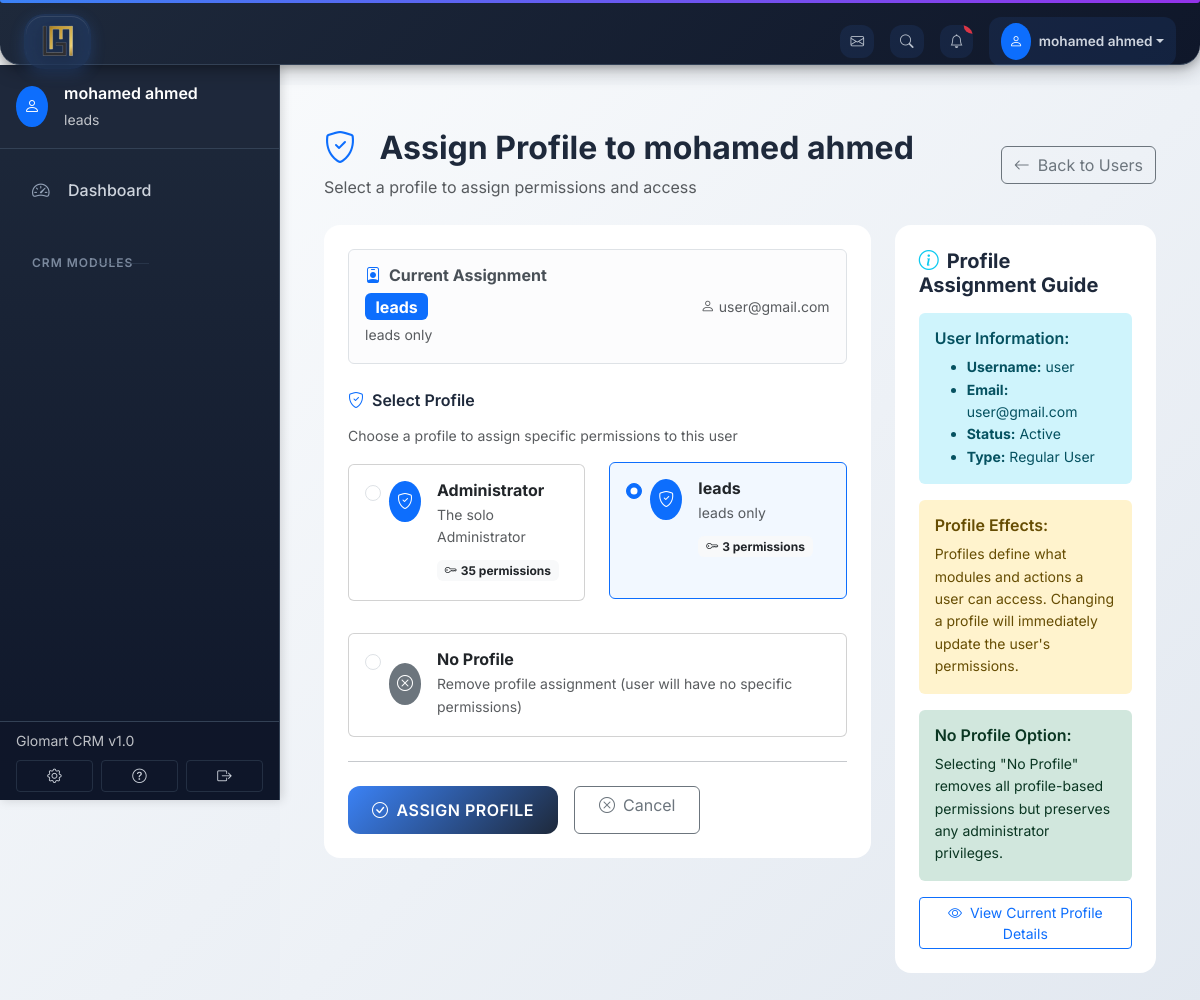
The page /users/2/assign-profile/ (signed in) on the database its author committed.
### authentication/models.py (models this page shows, shortened)
class UserProfile(models.Model):
    user = models.OneToOneField(User, on_delete=models.CASCADE, related_name='user_profile')
    profile = models.ForeignKey(Profile, on_delete=models.SET_NULL, null=True, blank=True, related_name='users')
    employee_id = models.CharField(max_length=50, unique=True, null=True, blank=True)
    department = models.CharField(max_length=100, blank=True)
    position = models.CharField(max_length=100, blank=True)
    phone = models.CharField(max_length=20, blank=True)
    address = models.TextField(blank=True)
    date_joined = models.DateTimeField(auto_now_add=True)
    is_active = models.BooleanField(default=True)
    last_login_ip = models.GenericIPAddressField(null=True, blank=True)
    created_by = models.ForeignKey(User, on_delete=models.SET_NULL, null=True, blank=True, related_name='created_users')
    updated_at = models.DateTimeField(auto_now=True)

class Profile(models.Model):
    name = models.CharField(max_length=100, unique=True)
    description = models.TextField(blank=True)
    rules = models.ManyToManyField(Rule, blank=True, related_name='profiles')
    permissions = models.ManyToManyField(Permission, blank=True, related_name='profiles')
    is_active = models.BooleanField(default=True)
    created_at = models.DateTimeField(auto_now_add=True)
    updated_at = models.DateTimeField(auto_now=True)

### authentication/views.py (the view, shortened to what this page needs)
# urls.py: path('users/<int:user_id>/assign-profile/', views.assign_user_profile_view, name='assign_profile'),
@login_required
def assign_user_profile_view(request, user_id):
    if not request.user.is_superuser:
        messages.error(request, 'Access denied. Administrator privileges required.')
        return redirect('authentication:dashboard')
    user = get_object_or_404(User, id=user_id)
    profiles = Profile.objects.filter(is_active=True)
    try:
        current_profile = user.user_profile.profile
    except UserProfile.DoesNotExist:
        current_profile = None
    return render(request, 'authentication/assign_profile.html', {
        'user': user,
        'profiles': profiles,
        'current_profile': current_profile
    })

### authentication/templates/authentication/assign_profile.html (shortened to what this page needs)
{% extends 'app_layout.html' %}
{% load static %}
{% block content %}
    <div class="row mb-4">
        <div class="col-12">
            <div class="d-flex justify-content-between align-items-center">
                <div>
                    <h2 class="fw-bold mb-2">
                        <i class="bi bi-shield-check text-primary me-3"></i>
                        Assign Profile to {{ user.get_full_name|default:user.username }}
                    </h2>
                    <p class="text-muted mb-0">Select a profile to assign permissions and access</p>
                </div>
                <a href="{% url 'authentication:users' %}" class="btn btn-outline-secondary">
                    <i class="bi bi-arrow-left me-2"></i>Back to Users
                </a>
            </div>
        </div>
    </div>
    <div class="row">
        <div class="col-lg-8">
            <div class="card-modern p-4">
                <div class="alert alert-light border mb-4">
                    <div class="row align-items-center">
                        <div class="col-md-8">
                            <h6 class="fw-bold mb-2">
                                <i class="bi bi-person-badge me-2 text-primary"></i>Current Assignment
                            </h6>
                            {% if current_profile %}
                                <span class="badge bg-primary fs-6">{{ current_profile.name }}</span>
                                <small class="text-muted d-block mt-1">{{ current_profile.description|default:"No description" }}</small>
                            {% else %}
                                <span class="badge bg-warning text-dark fs-6">No Profile Assigned</span>
                                <small class="text-muted d-block mt-1">User has no specific permissions</small>
                            {% endif %}
                        </div>
                        <div class="col-md-4 text-md-end">
                            <small class="text-muted">
                                <i class="bi bi-person me-1"></i>{{ user.email }}
                            </small>
                        </div>
                    </div>
                </div>
                <form method="post" novalidate>
                    <div class="row g-3">
                        <div class="col-12">
                            <label class="form-label fw-semibold">
                                <i class="bi bi-shield-check me-2 text-primary"></i>Select Profile
                            </label>
                            <div class="form-text mb-3">Choose a profile to assign specific permissions to this user</div>
                            <div class="row">
                                {% for profile in profiles %}
                                <div class="col-md-6 mb-3">
                                    <div class="card h-100 profile-option {% if current_profile and current_profile.id == profile.id %}border-primary{% endif %}">
                                        <div class="card-body p-3">
                                            <div class="form-check">
                                                <input class="form-check-input"
                                                       type="radio"
                                                       name="profile"
                                                       id="profile_{{ profile.id }}"
                                                       value="{{ profile.id }}"
                                                       {% if current_profile and current_profile.id == profile.id %}checked{% endif %}>
                                                <label class="form-check-label w-100" for="profile_{{ profile.id }}">
                                                    <div class="d-flex align-items-start">
                                                        <div class="bg-primary rounded-circle p-2 me-3">
                                                            <i class="bi bi-shield-check text-white"></i>
                                                        </div>
                                                        <div class="flex-grow-1">
                                                            <h6 class="fw-bold mb-1">{{ profile.name }}</h6>
                                                            <p class="text-muted small mb-2">{{ profile.description|default:"No description"|truncatewords:10 }}</p>
                                                            <small class="badge bg-light text-dark">
                                                                <i class="bi bi-key me-1"></i>{{ profile.permissions.count }} permission{{ profile.permissions.count|pluralize }}
                                                            </small>
                                                        </div>
                                                    </div>
                                                </label>
                                            </div>
                                        </div>
                                    </div>
                                </div>
                                {% endfor %}
                            </div>
                        </div>
                        {% if profiles %}
                        <div class="col-12">
                            <div class="card profile-option">
                                <div class="card-body p-3">
                                    <div class="form-check">
                                        <input class="form-check-input"
                                               type="radio"
                                               name="profile"
                                               id="no_profile"
                                               value=""
                                               {% if not current_profile %}checked{% endif %}>
                                        <label class="form-check-label w-100" for="no_profile">
                                            <div class="d-flex align-items-center">
                                                <div class="bg-secondary rounded-circle p-2 me-3">
                                                    <i class="bi bi-x-circle text-white"></i>
                                                </div>
                                                <div>
                                                    <h6 class="fw-bold mb-1">No Profile</h6>
                                                    <p class="text-muted small mb-0">Remove profile assignment (user will have no specific permissions)</p>
                                                </div>
                                            </div>
                                        </label>
                                    </div>
                                </div>
                            </div>
                        </div>
                        {% endif %}
                    </div>
                    <hr class="my-4">
                    <div class="d-flex gap-3">
                        <button type="submit" class="btn btn-gradient px-4">
                            <i class="bi bi-check-circle me-2"></i>Assign Profile
                        </button>
                        <a href="{% url 'authentication:users' %}" class="btn btn-outline-secondary px-4">
                            <i class="bi bi-x-circle me-2"></i>Cancel
                        </a>
                    </div>
                </form>
            </div>
        </div>
        <div class="col-lg-4">
            <div class="card-modern p-4">
                <h5 class="fw-bold mb-3">
                    <i class="bi bi-info-circle text-info me-2"></i>Profile Assignment Guide
                </h5>
                <div class="alert alert-info border-0">
                    <h6 class="fw-semibold">User Information:</h6>
                    <ul class="mb-0 small">
                        <li><strong>Username:</strong> {{ user.username }}</li>
                        <li><strong>Email:</strong> {{ user.email|default:"Not provided" }}</li>
                        <li><strong>Status:</strong> {% if user.is_active %}Active{% else %}Inactive{% endif %}</li>
                        <li><strong>Type:</strong> {% if user.is_superuser %}Administrator{% else %}Regular User{% endif %}</li>
                    </ul>
                </div>
                <div class="alert alert-warning border-0">
                    <h6 class="fw-semibold">Profile Effects:</h6>
                    <p class="mb-0 small">
                        Profiles define what modules and actions a user can access. Changing a profile will immediately update the user's permissions.
                    </p>
                </div>
                <div class="alert alert-success border-0">
                    <h6 class="fw-semibold">No Profile Option:</h6>
                    <p class="mb-0 small">
                        Selecting "No Profile" removes all profile-based permissions but preserves any administrator privileges.
                    </p>
                </div>
                {% if current_profile %}
                <div class="mt-3">
                    <a href="{% url 'authentication:profile_detail' current_profile.id %}" class="btn btn-outline-primary btn-sm w-100">
                        <i class="bi bi-eye me-2"></i>View Current Profile Details
                    </a>
                </div>
                {% endif %}
            </div>
        </div>
    </div>
{% endblock %}

### authentication/templates/authentication/partials/navbar.html (shortened to what this page needs)
{% load static %}
<nav class="navbar navbar-dark bg-dark fixed-top">
    <div class="container-fluid px-4">
        <a class="navbar-brand d-flex align-items-center" href="{% url 'authentication:dashboard' %}">
            <div class="logo-container">
                <img src="{% static 'images/logo.png' %}" alt="CRM Logo" class="logo">
            </div>
        </a>
        <div class="d-flex align-items-center gap-3">
            <a href="https://mail.glomartrealestates.com/" target="_blank" class="btn btn-outline-secondary border-0" title="Open Email">
                <i class="bi bi-envelope"></i>
            </a>
            <button class="btn btn-outline-secondary border-0" type="button" title="Search">
                <i class="bi bi-search"></i>
            </button>
            <div class="dropdown">
                <button class="btn btn-outline-secondary border-0 position-relative" type="button" data-bs-toggle="dropdown">
                    <i class="bi bi-bell"></i>
                    <span class="position-absolute top-0 start-100 translate-middle badge rounded-pill bg-danger" style="font-size: 0.6rem;">3</span>
                </button>
            </div>
            <div class="dropdown">
                <button class="btn btn-outline-secondary dropdown-toggle border-0 d-flex align-items-center" type="button" data-bs-toggle="dropdown">
                    <div class="bg-primary rounded-circle p-2 me-2">
                        <i class="bi bi-person text-white"></i>
                    </div>
                    <span class="fw-semibold">{{ user.get_full_name|default:user.username }}</span>
                </button>
            </div>
        </div>
    </div>
</nav>

### authentication/templates/authentication/partials/sidebar.html (shortened to what this page needs)
{% load static %}
<div class="sidebar-fixed">
    <div class="sidebar-header">
        <div class="d-flex align-items-center px-3 py-3">
            <div class="bg-primary rounded-circle p-2 me-3">
                <i class="bi bi-person text-white"></i>
            </div>
            <div class="flex-grow-1">
                <div class="fw-semibold text-white">{{ user.get_full_name|default:user.username }}</div>
                <small class="text-light opacity-75">
                    {% if user.is_superuser %}
                        System Administrator
                    {% else %}
                        {% if user.user_profile.profile %}
                            {{ user.user_profile.profile.name }}
                        {% else %}
                            No Profile
                        {% endif %}
                    {% endif %}
                </small>
            </div>
        </div>
    </div>
    <div class="sidebar-content">
        <nav class="sidebar-nav">
            <ul class="nav flex-column">
                <li class="nav-item">
                    <a class="nav-link {% if request.resolver_match.url_name == 'dashboard' %}active{% endif %}" href="{% url 'authentication:dashboard' %}">
                        <i class="bi bi-speedometer2 me-3"></i>
                        <span>Dashboard</span>
                    </a>
                </li>
                <li class="nav-divider">
                    <span class="nav-divider-text">CRM MODULES</span>
                </li>
            </ul>
        </nav>
    </div>
    <div class="sidebar-footer">
        <div class="px-3 py-2">
            <small class="text-light opacity-75 d-block mb-2">Glomart CRM v1.0</small>
            <div class="d-flex gap-2">
                <button class="btn btn-sm btn-outline-light flex-fill" type="button">
                    <i class="bi bi-gear"></i>
                </button>
                <button class="btn btn-sm btn-outline-light flex-fill" type="button">
                    <i class="bi bi-question-circle"></i>
                </button>
                <a href="{% url 'authentication:logout' %}" class="btn btn-sm btn-outline-danger flex-fill">
                    <i class="bi bi-box-arrow-right"></i>
                </a>
            </div>
        </div>
    </div>
</div>

### authentication/templates/authentication/assign_profile.html (style rules this page uses)
.profile-option { transition: all 0.2s ease; cursor: pointer; }
.profile-option .form-check-input:checked + .form-check-label { color: inherit; }
.profile-option:has(.form-check-input:checked) { border-color: var(--bs-primary) !important; background-color: rgba(var(--bs-primary-rgb), 0.05); }

### rows shown on the page
Profile: name "leads", description "leads only", profile "☑ leads leads only 3 permissio", permissions.count "3"
Profile: profile "☐ Administrator The solo Admini", name "Administrator", description "The solo Administrator", permissions.count "35"

### other values the page prints
{{ user.get_full_name|default:user.username }} "mohamed ahmed"
{{ user.user_profile.profile.name }} "leads"
{{ user.email }} "user@gmail.com"
{{ user.username }} "user"
{{ user.email|default:"Not provided" }} "user@gmail.com"
